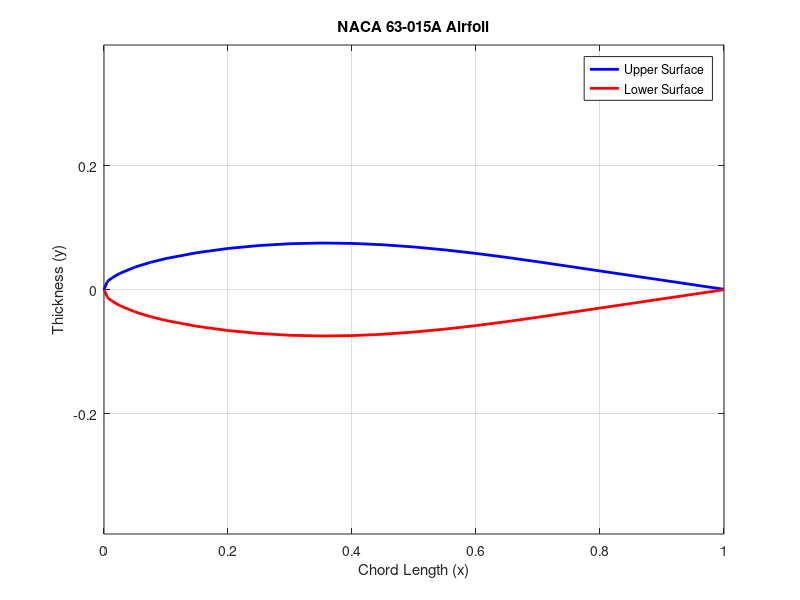

This figure's MATLAB source:
% NACA 63-015A Airfoil Plot

% Upper surface coordinates
x_upper = [0.000000 0.005000 0.007500 0.012500 0.025000 0.050000 0.075000 ...
           0.100000 0.150000 0.200000 0.250000 0.300000 0.350000 0.400000 ...
           0.450000 0.500000 0.550000 0.600000 0.650000 0.700000 0.750000 ...
           0.800000 0.850000 0.900000 0.950000 1.000000];
y_upper = [0.000000 0.012030 0.014480 0.018440 0.025790 0.036180 0.043820 ...
           0.049970 0.059420 0.066190 0.070910 0.073840 0.074960 0.074350 ...
           0.072150 0.068580 0.063870 0.058200 0.051730 0.044680 0.037310 ...
           0.029910 0.022520 0.015120 0.007720 0.000320];

% Lower surface coordinates
x_lower = [0.000000 0.005000 0.007500 0.012500 0.025000 0.050000 0.075000 ...
           0.100000 0.150000 0.200000 0.250000 0.300000 0.350000 0.400000 ...
           0.450000 0.500000 0.550000 0.600000 0.650000 0.700000 0.750000 ...
           0.800000 0.850000 0.900000 0.950000 1.000000];
y_lower = [0.000000 -0.012030 -0.014480 -0.018440 -0.025790 -0.036180 -0.043820 ...
           -0.049970 -0.059420 -0.066190 -0.070910 -0.073840 -0.074960 -0.074350 ...
           -0.072150 -0.068580 -0.063870 -0.058200 -0.051730 -0.044680 -0.037310 ...
           -0.029910 -0.022520 -0.015120 -0.007720 -0.000320];

% Plot airfoil shape
figure;
plot(x_upper, y_upper, 'b', 'LineWidth', 2); % Upper surface
hold on;
plot(x_lower, y_lower, 'r', 'LineWidth', 2); % Lower surface
grid on;
axis equal; % Keep the aspect ratio
xlabel('Chord Length (x)');
ylabel('Thickness (y)');
title('NACA 63-015A Airfoil');
legend('Upper Surface', 'Lower Surface');

% Enable scaling with zoom and axis commands
disp('Use "axis([xmin xmax ymin ymax])" to scale manually.');
disp('Use zoom function in MATLAB to interactively scale the plot.');